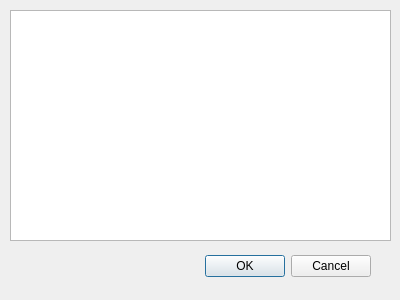
<?xml version="1.0" encoding="UTF-8"?>
<ui version="4.0">
 <class>Info</class>
 <widget class="QDialog" name="Info">
  <property name="geometry">
   <rect>
    <x>0</x>
    <y>0</y>
    <width>400</width>
    <height>300</height>
   </rect>
  </property>
  <property name="windowTitle">
   <string>Dialog</string>
  </property>
  <widget class="QDialogButtonBox" name="buttonBox">
   <property name="geometry">
    <rect>
     <x>30</x>
     <y>250</y>
     <width>341</width>
     <height>32</height>
    </rect>
   </property>
   <property name="orientation">
    <enum>Qt::Horizontal</enum>
   </property>
   <property name="standardButtons">
    <set>QDialogButtonBox::Cancel|QDialogButtonBox::Ok</set>
   </property>
  </widget>
  <widget class="QPlainTextEdit" name="plainTextEdit">
   <property name="geometry">
    <rect>
     <x>10</x>
     <y>10</y>
     <width>381</width>
     <height>231</height>
    </rect>
   </property>
   <property name="readOnly">
    <bool>true</bool>
   </property>
  </widget>
 </widget>
 <resources/>
 <connections>
  <connection>
   <sender>buttonBox</sender>
   <signal>accepted()</signal>
   <receiver>Info</receiver>
   <slot>accept()</slot>
   <hints>
    <hint type="sourcelabel">
     <x>248</x>
     <y>254</y>
    </hint>
    <hint type="destinationlabel">
     <x>157</x>
     <y>274</y>
    </hint>
   </hints>
  </connection>
  <connection>
   <sender>buttonBox</sender>
   <signal>rejected()</signal>
   <receiver>Info</receiver>
   <slot>reject()</slot>
   <hints>
    <hint type="sourcelabel">
     <x>316</x>
     <y>260</y>
    </hint>
    <hint type="destinationlabel">
     <x>286</x>
     <y>274</y>
    </hint>
   </hints>
  </connection>
 </connections>
</ui>
